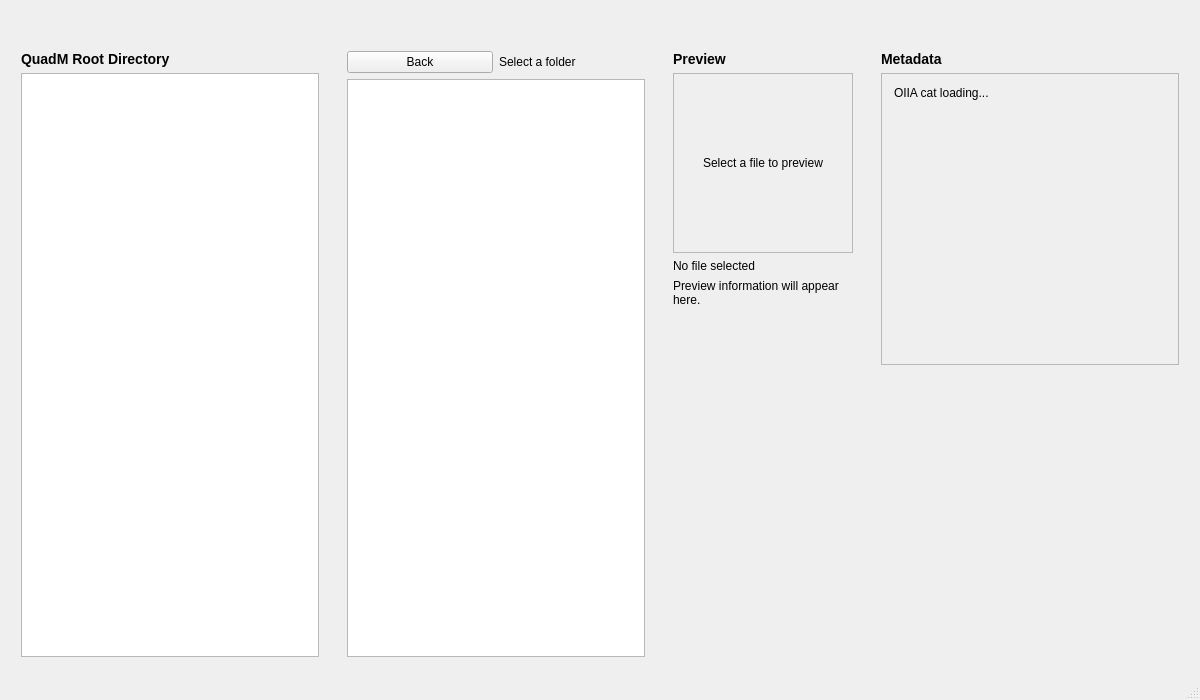
<?xml version="1.0" encoding="UTF-8"?>

<!-- Design and styling implementation for QuadM-->
<ui version="4.0">

<!-- MAIN WINDOW-->
 <class>MainWindow</class>
 <widget class="QMainWindow" name="MainWindow">
  <property name="geometry">
   <rect>
    <x>0</x>
    <y>0</y>
    <width>1200</width>
    <height>700</height>
   </rect>
  </property>

  <!-- Title-->
  <property name="windowTitle">
   <string>QuadM Media Metadata Viewer</string>
  </property>

  <!-- Content area. Basically the canvas itself-->
  <widget class="QWidget" name="centralwidget">

   <!-- Vertical layouting--> 
   <!-- Splits the canvas into two rows. the top one for needed buttons and stuff, the bottom to display files/folders/path/metadata and stuff-->
   <layout class="QVBoxLayout" name="mainVerticalLayout">
    <property name="spacing">
     <number>10</number>
    </property>
    <property name="leftMargin">
     <number>12</number>
    </property>
    <property name="topMargin">
     <number>12</number>
    </property>
    <property name="rightMargin">
     <number>12</number>
    </property>
    <property name="bottomMargin">
     <number>12</number>
    </property>
    <!-- Top row, this is gonna be significantly narrower than the bottom row-->
    <item>
     <widget class="QWidget" name="toolbarWidget" native="true">
      <layout class="QHBoxLayout" name="toolbarLayout">
       <property name="leftMargin">
        <number>0</number>
       </property>
       <property name="topMargin">
        <number>0</number>
       </property>
       <property name="rightMargin">
        <number>0</number>
       </property>
       <property name="bottomMargin">
        <number>0</number>
       </property>

       <item>
        <spacer name="toolbarSpacer">
         <property name="orientation">
          <enum>Qt::Horizontal</enum>
         </property>
         <property name="sizeHint" stdset="0">
          <size>
           <width>40</width>
           <height>20</height>
          </size>
         </property>
        </spacer>
       </item>
       <!-- <item>
       AI suggestion, commented out as didn't see immediate purpose
         <widget class="QPushButton" name="refreshButton">
         <property name="minimumSize">
          <size>
           <width>90</width>
           <height>36</height>
          </size>
         </property>
         <property name="text">
          <string>Rescan</string>
         </property>
        </widget>
       </item> -->
      </layout>
     </widget>
    </item>
    <!-- END OF THE TOP HALF-->

    <!-- The main file viewer and metadata viewer (Huge inspo from Em's and Yannick's images)-->
    <!--Has four columns, the leftmost and right most are static (as in they would never be hidden).--> 
    <!-- The middle two are dynamic-->
    <item>
     <widget class="QWidget" name="contentWidget" native="true">
      <layout class="QHBoxLayout" name="contentLayout">
       <property name="spacing">
        <number>10</number>
       </property>
       <property name="leftMargin">
        <number>0</number>
       </property>
       <property name="topMargin">
        <number>0</number>
       </property>
       <property name="rightMargin">
        <number>0</number>
       </property>
       <property name="bottomMargin">
        <number>0</number>
       </property>
       <item>

        <!--The left most widget. This where people see the files/ folders listed-->
        <widget class="QWidget" name="rootPanel" native="true">
         <property name="minimumSize">
          <size>
           <width>180</width>
           <height>0</height>
          </size>
         </property>
         <layout class="QVBoxLayout" name="rootPanelLayout">
          <item>
           <widget class="QLabel" name="rootHeadingLabel">
            <property name="text">
             <string>QuadM Root Directory</string>
            </property>
            <property name="styleSheet">
             <string notr="true">font-weight: bold; font-size: 14px;</string>
            </property>
           </widget>
          </item>
          <!--File listing for root-->
          <item>
           <widget class="QListWidget" name="rootListWidget">
            <property name="viewMode">
             <enum>QListView::ListMode</enum>
            </property>
            <property name="iconSize">
             <size>
              <width>32</width>
              <height>32</height>
             </size>
            </property>
            <property name="uniformItemSizes">
             <bool>true</bool>
            </property>
            <property name="selectionMode">
             <enum>QAbstractItemView::SingleSelection</enum>
            </property>
           </widget>
          </item>
         </layout>
        </widget>
       </item>

       <!--Second panel. Generally hidden, becomes visible when a folder from root is opened to display contents-->
       <!--This panel will be reused to open folders inside folders-->
       <item>
        <widget class="QWidget" name="contentsPanel" native="true">
         <layout class="QVBoxLayout" name="contentsPanelLayout">
          <item>
           <layout class="QHBoxLayout" name="contentsHeaderLayout">
            <item>
             <widget class="QPushButton" name="backButton">
              <property name="text">
               <string>Back</string>
              </property>
              <property name="enabled">
               <bool>true</bool>
              </property>
             </widget>
            </item>
            <item>
             <widget class="QLabel" name="currentPathLabel">
              <property name="text">
               <string>Select a folder</string>
              </property>
              <property name="wordWrap">
               <bool>true</bool>
              </property>
             </widget>
            </item>
           </layout>
          </item>
          <!-- Dynamic file loading, reused-->
          <item>
           <widget class="QListWidget" name="contentsListWidget">
            <property name="viewMode">
             <enum>QListView::ListMode</enum>
            </property>
            <property name="iconSize">
             <size>
              <width>32</width>
              <height>32</height>
             </size>
            </property>
            <property name="uniformItemSizes">
             <bool>true</bool>
            </property>
            <property name="selectionMode">
             <enum>QAbstractItemView::SingleSelection</enum>
            </property>
           </widget>
          </item>
         </layout>
        </widget>
       </item>

       <!-- Preview panel-->
       <item>
        <widget class="QWidget" name="previewPanel" native="true">
         <property name="minimumSize">
          <size>
           <width>180</width>
           <height>0</height>
          </size>
         </property>
         <layout class="QVBoxLayout" name="previewPanelLayout">
          <item>
           <widget class="QLabel" name="previewHeadingLabel">
            <property name="text">
             <string>Preview</string>
            </property>
            <property name="styleSheet">
             <string notr="true">font-weight: bold; font-size: 14px;</string>
            </property>
           </widget>
          </item>
          <item>
           <widget class="QLabel" name="previewContentLabel">
            <property name="minimumSize">
             <size>
              <width>180</width>
              <height>180</height>
             </size>
            </property>
            <property name="alignment">
             <set>Qt::AlignCenter</set>
            </property>
            <property name="wordWrap">
             <bool>true</bool>
            </property>
            <property name="text">
             <string>Select a file to preview</string>
            </property>
            <property name="frameShape">
             <enum>QFrame::StyledPanel</enum>
            </property>
           </widget>
          </item>
          <item>
           <widget class="QLabel" name="previewNameLabel">
            <property name="text">
             <string>No file selected</string>
            </property>
            <property name="wordWrap">
             <bool>true</bool>
            </property>
           </widget>
          </item>
          <item>
           <widget class="QLabel" name="previewDetailsLabel">
            <property name="text">
             <string>Preview information will appear here.</string>
            </property>
            <property name="wordWrap">
             <bool>true</bool>
            </property>
           </widget>
          </item>
          <item>
           <spacer name="previewBottomSpacer">
            <property name="orientation">
             <enum>Qt::Vertical</enum>
            </property>
            <property name="sizeHint" stdset="0">
             <size>
              <width>20</width>
              <height>40</height>
             </size>
            </property>
           </spacer>
          </item>
         </layout>
        </widget>
       </item>

       <!-- MetaData panel-->
       <item>
        <widget class="QWidget" name="metadataPanel" native="true">
         <property name="minimumSize">
          <size>
           <width>150</width>
           <height>0</height>
          </size>
         </property>
         <layout class="QVBoxLayout" name="metadataPanelLayout">
          <item>
           <widget class="QLabel" name="metadataHeadingLabel">
            <property name="text">
             <string>Metadata</string>
            </property>
            <property name="styleSheet">
             <string notr="true">font-weight: bold; font-size: 14px;</string>
            </property>
           </widget>
          </item>
          <item>
           <widget class="QFrame" name="metadataFrame">
            <property name="frameShape">
             <enum>QFrame::StyledPanel</enum>
            </property>
            <property name="frameShadow">
             <enum>QFrame::Plain</enum>
            </property>
            <layout class="QVBoxLayout" name="metadataLayout">
             <property name="leftMargin">
              <number>4</number>
             </property>
             <property name="topMargin">
              <number>4</number>
             </property>
             <property name="rightMargin">
              <number>4</number>
             </property>
             <property name="bottomMargin">
              <number>4</number>
             </property>
             <item>
              <!-- Scroll area keeps long metadata inside the metadata panel. -->
              <widget class="QScrollArea" name="metadataScrollArea">
               <property name="widgetResizable">
                <bool>true</bool>
               </property>
               <property name="horizontalScrollBarPolicy">
                <enum>Qt::ScrollBarAsNeeded</enum>
               </property>
               <property name="verticalScrollBarPolicy">
                <enum>Qt::ScrollBarAsNeeded</enum>
               </property>
               <property name="frameShape">
                <enum>QFrame::NoFrame</enum>
               </property>
               <widget class="QWidget" name="metadataScrollContents">
                <property name="geometry">
                 <rect>
                  <x>0</x>
                  <y>0</y>
                  <width>300</width>
                  <height>500</height>
                 </rect>
                </property>
                <layout class="QVBoxLayout" name="metadataScrollContentsLayout">
                 <property name="leftMargin">
                  <number>8</number>
                 </property>
                 <property name="topMargin">
                  <number>8</number>
                 </property>
                 <property name="rightMargin">
                  <number>8</number>
                 </property>
                 <property name="bottomMargin">
                  <number>8</number>
                 </property>
                 <item>
                  <widget class="QLabel" name="metadataPlaceholderLabel">
                   <property name="minimumSize">
                    <size>
                     <width>150</width>
                     <height>180</height>
                    </size>
                   </property>
                   <property name="sizePolicy">
                    <sizepolicy hsizetype="Preferred" vsizetype="Preferred">
                     <horstretch>0</horstretch>
                     <verstretch>0</verstretch>
                    </sizepolicy>
                   </property>
                   <property name="alignment">
                    <set>Qt::AlignLeft|Qt::AlignTop</set>
                   </property>
                   <property name="wordWrap">
                    <bool>true</bool>
                   </property>
                   <property name="text">
                    <string>OIIA cat loading...</string>
                   </property>
                  </widget>
                 </item>
                 <item>
                  <spacer name="metadataContentSpacer">
                   <property name="orientation">
                    <enum>Qt::Vertical</enum>
                   </property>
                   <property name="sizeHint" stdset="0">
                    <size>
                     <width>20</width>
                     <height>20</height>
                    </size>
                   </property>
                  </spacer>
                 </item>
                </layout>
               </widget>
              </widget>
             </item>
            </layout>
           </widget>
          </item>
          <item>
           <spacer name="metadataBottomSpacer">
            <property name="orientation">
             <enum>Qt::Vertical</enum>
            </property>
            <property name="sizeHint" stdset="0">
             <size>
              <width>20</width>
              <height>40</height>
             </size>
            </property>
           </spacer>
          </item>
         </layout>
        </widget>
       </item>
      </layout>
     </widget>
    </item>
   </layout>
  </widget>
  <widget class="QMenuBar" name="menubar">
   <property name="geometry">
    <rect>
     <x>0</x>
     <y>0</y>
     <width>1200</width>
     <height>24</height>
    </rect>
   </property>
  </widget>
  <widget class="QStatusBar" name="statusbar"/>
 </widget>
 <resources/>
 <connections/>
</ui>
